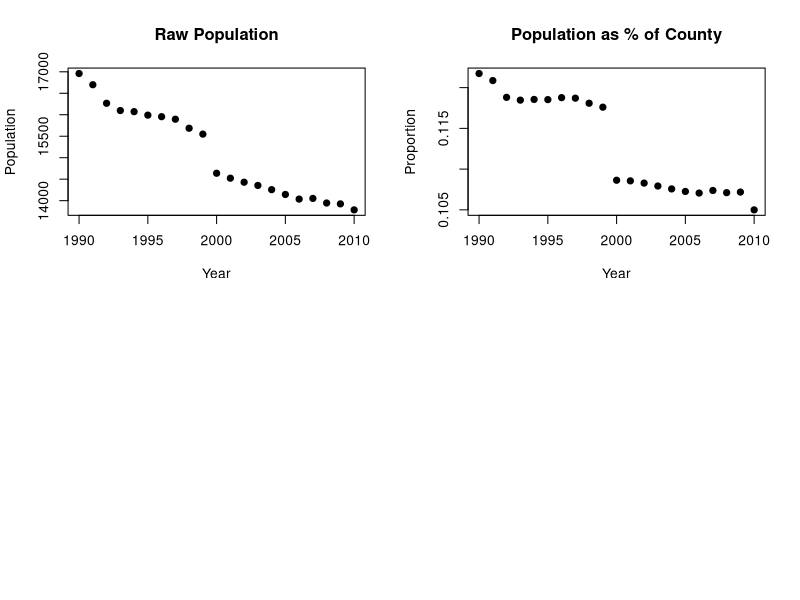

Recreate this plot in R.
NorthAdamsPop <- c(16960,16699,16267, 16098, 16072, 15991, 15955, 15896, 15686, 15549, 14638,
                   14523, 14429, 14354,14256, 14144, 14036, 14052, 13945, 
                   13925, 13785)
BerkCountyPop <- c(139322, 138159, 136920, 135890, 135571, 134913, 134334, 133910,
                   132839, 132218, 134751, 133783, 133255, 133004, 132532, 131873,
                   131104, 130870, 130195, 129921, 131294)
prop <- NorthAdamsPop/BerkCountyPop

years <- seq(1990, 2010, by=1)


png("yearplot.png")
par(mfrow=c(2,2))
plot(years, NorthAdamsPop, pch=19, xlab="Year", ylab="Population", main="Raw Population")
plot(years, prop, pch=19, xlab="Year", ylab="Proportion", main="Population as % of County")
dev.off()

